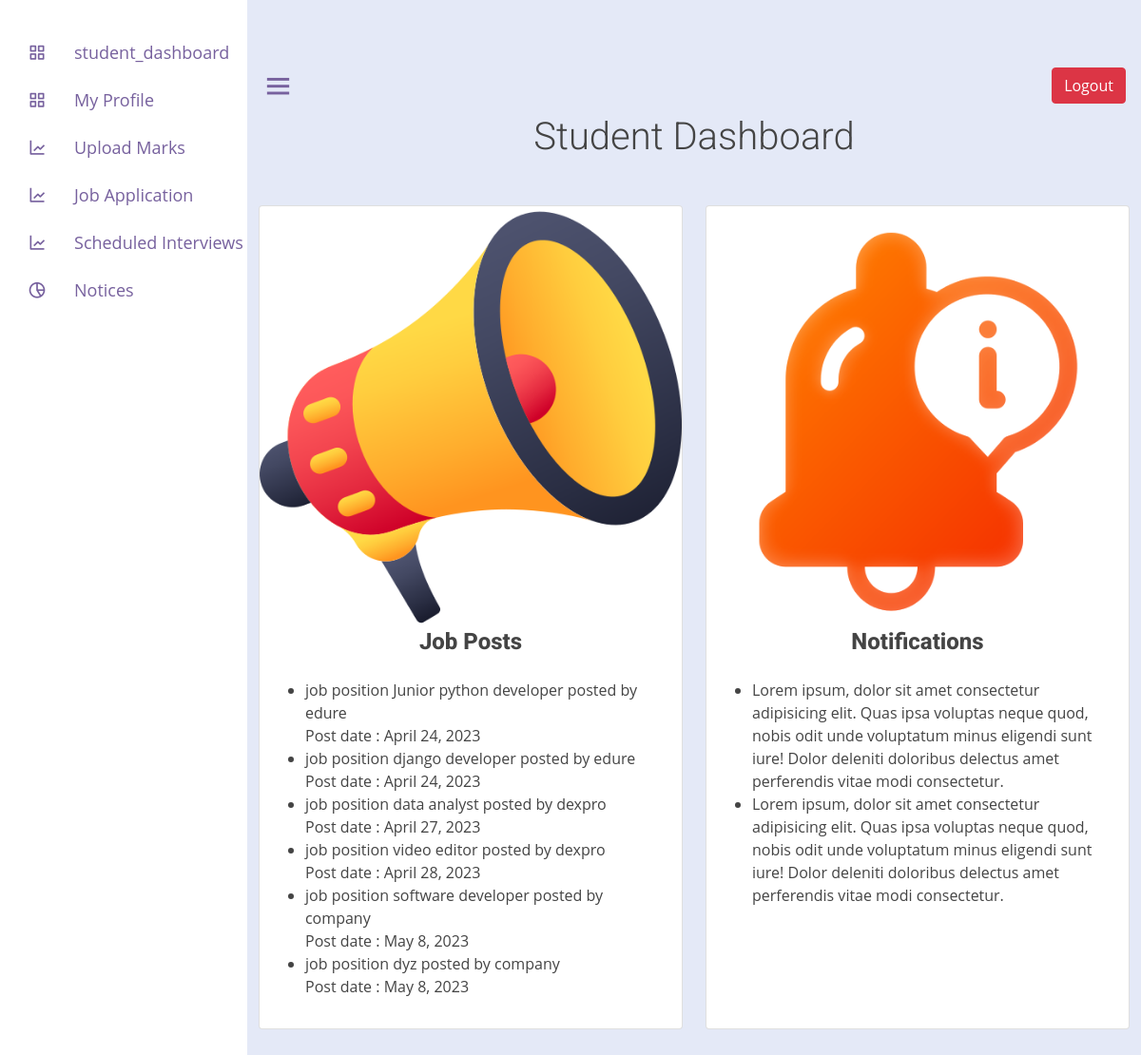
/student_dashboard/ (signed in), run on the app's committed database.
### placement_app/models.py (models this page shows, shortened)
class Add_Job_Post(models.Model):
    company_id=models.ForeignKey(Add_Company,on_delete=models.CASCADE)
    job_position = models.CharField(max_length=100, default='')
    job_description = models.CharField(max_length=10000, default='')
    job_criteria = models.CharField(max_length=100, default='')
    created_date = models.DateField()
    verification=models.CharField(max_length=100,default="Requested")

class Add_Company(models.Model):
    company_name = models.CharField(max_length=100, default='')
    company_address = models.CharField(max_length=100, default='')
    company_number = models.CharField(max_length=10, default='')
    company_mail = models.CharField(max_length=100, default='')
    contact_person_name = models.CharField(max_length=12, default='')
    contact_person_number = models.CharField(max_length=12, default='')
    password = models.CharField(max_length=12, default='')

### placement_app/views.py (the view)
# urls.py: path('student_dashboard/',views.student_dashboard),
def student_dashboard(request):
    SessionId = request.session['id']
    stud = Student.objects.filter(id=SessionId)
    jobs=Add_Job_Post.objects.all()
    context = {
        'stud': stud,
        'jobs':jobs,
    }
    return render(request, 'student/student_dashboard.html',context)

### placement_app/templates/student/student_dashboard.html
{% extends 'student/studentheader.html' %}
{% load static %}
{% block content %}
        <div class="container">
            <h2 class="text-center mb-5 display-6 font-weight-bold">Student Dashboard</h2>
            <div class="row">
                <div class="col-md-6 d-flex justify-content-center">
                    <div class="card">
                        <img src="megaphone.png" class="card-img-top" alt="Job Posts">
                        <h4 class="text-center job-header">Job Posts</h4>
                        <div class="card-body">
                            <ul class="card-body-list">
                                {% for x in jobs %}
                                <li>job position {{x.job_position}} posted by {{x.company_id.company_name}} </li>
                                Post date : {{x.created_date}}
                                {% endfor %}
                            </ul>
                        </div>
                    </div>
                </div>
                <div class="col-md-6 d-flex justify-content-center">
                    <div class="card">
                        <img src="notice.png" class="card-img-top" alt="Job Posts">
                        <h4 class="text-center job-header">Notifications</h4>
                        <div class="card-body">
                            <ul class="card-body-list">
                                <li>Lorem ipsum, dolor sit amet consectetur adipisicing elit. Quas ipsa voluptas neque
                                    quod, nobis odit unde voluptatum minus eligendi sunt iure! Dolor deleniti doloribus
                                    delectus amet perferendis vitae modi consectetur.</li>
                                <li>Lorem ipsum, dolor sit amet consectetur adipisicing elit. Quas ipsa voluptas neque
                                    quod, nobis odit unde voluptatum minus eligendi sunt iure! Dolor deleniti doloribus
                                    delectus amet perferendis vitae modi consectetur.</li>
                            </ul>
                        </div>
                    </div>
                </div>
            </div>
        </div>
        {% endblock %}

### placement_app/static/css/style.css (style rules this page uses)
:root { --color-white: #fff; --color-light: #f1f5f9; --color-black: #121212; --color-night: #001632; --color-red: #f44336; --color-blue: #1a73e8; --color-gray: #80868b; --color-grayish: #dadce0; --shadow-normal: 0 1px 3px 0 rgba(0, 0, 0, 0.1), 0 1px 2px 0 rgba(0, 0, 0, 0.06); --shadow-medium: 0 4px 6px -1px rgba(0, 0, 0, 0.1), 0 2px 4px -1px rgba(0, 0, 0, 0.06); --shadow-large: 0 10px 15px -3px rgba(0, 0, 0, 0.1), 0 4px 6px -2px rgba(0, 0, 0, 0.05); }
body { font-family: "Open Sans", sans-serif; color: #444444; }
h1, h2, h3, h4, h5, h6 { font-family: "Roboto", sans-serif; font-weight: 800; }

### data on the page
Add_Job_Post: job_position "Junior python developer", company_id.company_name "edure", created_date "April 24, 2023"
Add_Job_Post: job_position "django developer", company_id.company_name "edure", created_date "April 24, 2023"
Add_Job_Post: job_position "data analyst", company_id.company_name "dexpro", created_date "April 27, 2023"
Add_Job_Post: job_position "video editor", company_id.company_name "dexpro", created_date "April 28, 2023"
Add_Job_Post: job_position "software developer", company_id.company_name "company", created_date "May 8, 2023"
Add_Job_Post: job_position "dyz", company_id.company_name "company", created_date "May 8, 2023"
